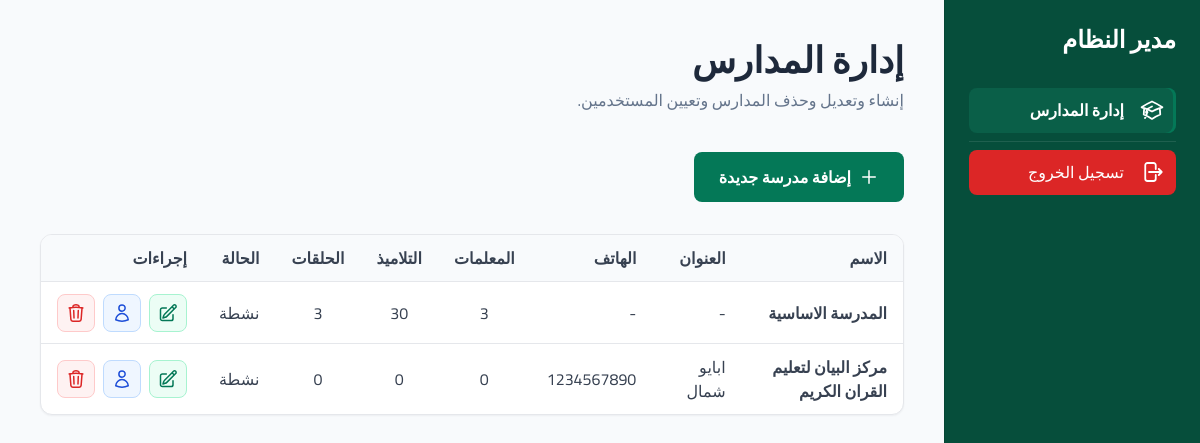
Screenshot of /schools/ (signed in) with the database file from the repository.
### schools/models.py (models this page shows, shortened)
class School(models.Model):
    name = models.CharField(max_length=100, unique=True, verbose_name='اسم المدرسة')
    address = models.CharField(max_length=200, blank=True, verbose_name='العنوان')
    tel = models.CharField(max_length=15, blank=True, verbose_name='رقم الهاتف')
    is_active = models.BooleanField(default=True, verbose_name='نشطة')
    created_at = models.DateTimeField(auto_now_add=True)
    class Meta:
        verbose_name = 'مدرسة'
        verbose_name_plural = 'المدارس'
        ordering = ['name']

### schools/views.py (the view)
# urls.py: path('', SchoolListView.as_view(), name='school_list'),
class SchoolListView(GlobalSchoolRequiredMixin, ListView):
    model = School
    template_name = 'schools/school_list.html'
    context_object_name = 'schools'
    ordering = ['name']
    def get_queryset(self):
        return super().get_queryset().annotate(
            teacher_count=Count('teacher', distinct=True),
            student_count=Count('student', distinct=True),
            halaqa_count=Count('halaqa', distinct=True),
        )

### schools/views.py (called while the page is built)
    def dispatch(self, request, *args, **kwargs):
        if not request.user.is_authenticated or not request.user.is_superuser:
            from django.contrib.auth.views import redirect_to_login
            return redirect_to_login(request.get_full_path())
        if request.school is not None:
            from django.http import Http404
            raise Http404()
        return super().dispatch(request, *args, **kwargs)

### templates/schools/school_list.html (shortened to what this page needs)
{% extends 'schools/g_base.html' %}
{% load static %}
{% block content %}
<main class="p-6 md:p-10">
    <header class="hidden md:block mb-10">
        <h1 class="text-3xl md:text-4xl font-black">إدارة المدارس</h1>
        <p class="text-slate-500 mt-2">إنشاء وتعديل وحذف المدارس وتعيين المستخدمين.</p>
    </header>
    <div class="flex flex-col md:flex-row md:justify-between md:items-center mb-8 gap-4">
        <a href="{% url 'schools:school_add' %}" class="btn btn-primary w-full md:w-auto px-6 py-3 text-center flex items-center justify-center gap-2">
            {% include 'partials/icons/plus.svg' with icon_class='h-5 w-5' only %}
            إضافة مدرسة جديدة
        </a>
    </div>
    <div class="table-wrap overflow-x-auto hidden md:block">
        <table class="table">
            <thead>
                <tr>
                    <th>الاسم</th>
                    <th>العنوان</th>
                    <th>الهاتف</th>
                    <th>المعلمات</th>
                    <th>التلاميذ</th>
                    <th>الحلقات</th>
                    <th>الحالة</th>
                    <th>إجراءات</th>
                </tr>
            </thead>
            <tbody class="divide-y divide-slate-200">
                {% for school in schools %}
                <tr>
                    <td class="p-4 font-semibold">{{ school.name }}</td>
                    <td class="p-4 text-slate-600">{{ school.address|default:"-" }}</td>
                    <td class="p-4 text-slate-600">{{ school.tel|default:"-" }}</td>
                    <td class="p-4 text-center">{{ school.teacher_count }}</td>
                    <td class="p-4 text-center">{{ school.student_count }}</td>
                    <td class="p-4 text-center">{{ school.halaqa_count }}</td>
                    <td class="p-4">
                        {% if school.is_active %}
                            <span class="badge-success">نشطة</span>
                        {% else %}
                            <span class="badge-danger">معطلة</span>
                        {% endif %}
                    </td>
                    <td class="p-4">
                        <div class="flex items-center gap-2">
                            <a href="{% url 'schools:school_edit' school.id %}" aria-label="تعديل" title="تعديل" class="p-2 rounded-lg bg-emerald-50 text-emerald-700 border border-emerald-200 hover:bg-emerald-100 transition">
                                {% include 'partials/icons/pencil-square.svg' with icon_class='h-5 w-5' only %}
                            </a>
                            <a href="{% url 'schools:school_users' school.id %}" aria-label="المستخدمين" title="المستخدمين" class="p-2 rounded-lg bg-blue-50 text-blue-700 border border-blue-200 hover:bg-blue-100 transition">
                                {% include 'partials/icons/user.svg' with icon_class='h-5 w-5' only %}
                            </a>
                            <a href="{% url 'schools:school_delete' school.id %}" aria-label="حذف" title="حذف" class="p-2 rounded-lg bg-red-50 text-red-600 border border-red-200 hover:bg-red-100 transition">
                                {% include 'partials/icons/trash.svg' with icon_class='h-5 w-5' only %}
                            </a>
                        </div>
                    </td>
                </tr>
                {% empty %}
                <tr>
                    <td colspan="8" class="p-0">
                        {% include 'partials/_empty_state.html' with title='لا توجد مدارس' subtitle='لم يتم إنشاء أي مدرسة حتى الآن.' icon='partials/icons/academic-cap.svg' %}
                    </td>
                </tr>
                {% endfor %}
            </tbody>
        </table>
    </div>
</main>
{% endblock %}

### templates/partials/icons/pencil-square.svg
<svg xmlns="http://www.w3.org/2000/svg" fill="none" viewBox="0 0 24 24" stroke-width="1.8" stroke="currentColor" aria-hidden="true" class="{{ icon_class|default:'h-6 w-6' }}">
  <path stroke-linecap="round" stroke-linejoin="round" d="M16.862 4.487l1.687-1.688a1.875 1.875 0 112.652 2.652L10.582 16.07a4.5 4.5 0 01-1.897 1.13L6 18l.8-2.685a4.5 4.5 0 011.13-1.897l8.932-8.931zm0 0L19.5 7.125M18 14v4.75A2.25 2.25 0 0115.75 21H5.25A2.25 2.25 0 013 18.75V8.25A2.25 2.25 0 015.25 6H10" />
</svg>

### templates/partials/icons/user.svg
<svg xmlns="http://www.w3.org/2000/svg" fill="none" viewBox="0 0 24 24" stroke-width="1.8" stroke="currentColor" aria-hidden="true" class="{{ icon_class|default:'h-6 w-6' }}">
  <path stroke-linecap="round" stroke-linejoin="round" d="M15.75 6a3.75 3.75 0 11-7.5 0 3.75 3.75 0 017.5 0zM4.501 20.118a7.5 7.5 0 0114.998 0A17.933 17.933 0 0112 21.75c-2.676 0-5.216-.584-7.499-1.632z" />
</svg>

### templates/partials/icons/trash.svg
<svg xmlns="http://www.w3.org/2000/svg" fill="none" viewBox="0 0 24 24" stroke-width="1.8" stroke="currentColor" aria-hidden="true" class="{{ icon_class|default:'h-6 w-6' }}">
  <path stroke-linecap="round" stroke-linejoin="round" d="M14.74 9l-.346 9m-4.788 0L9.26 9m9.968-3.21c.342.052.682.107 1.022.166m-1.022-.165L18.16 19.673a2.25 2.25 0 01-2.244 2.077H8.084a2.25 2.25 0 01-2.244-2.077L4.772 5.79m14.456 0a48.108 48.108 0 00-3.478-.397m-12 .562c.34-.059.68-.114 1.022-.165m0 0a48.11 48.11 0 013.478-.397m7.5 0v-.916c0-1.18-.91-2.164-2.09-2.201a51.964 51.964 0 00-3.32 0c-1.18.037-2.09 1.022-2.09 2.201v.916m7.5 0a48.667 48.667 0 00-7.5 0" />
</svg>

### static/css/style.css (style rules this page uses)
:root { --bg: #f8fafc; --surface: #ffffff; --surface-2: #f8fafc; --border: #e5e7eb; --text-1: #0f172a; --text-2: #374151; --text-3: #6b7280; --accent: #047857; --accent-hover: #064e3b; --accent-soft: #ecfdf5; --danger: #dc2626; --danger-hover: #b91c1c; --chrome: #064e3b; --chrome-hover: #0a5f48; --chrome-text: #a7c4b5; --chrome-heading: #ffffff; --chrome-divider: rgba(255, 255, 255, 0.08); }
body { background: var(--bg); color: var(--text-1); }
.btn { display: inline-block; font-weight: 700; line-height: 1.5; border-radius: 8px; padding: 0.55rem 1.4rem; border: 1px solid transparent; cursor: pointer; text-align: center; }
.btn-primary { background: var(--accent); color: #fff; }
.table-wrap { background: var(--surface); border: 1px solid var(--border); border-radius: 12px; box-shadow: 0 1px 2px rgba(15, 23, 42, 0.05); overflow: hidden; }
.table { width: 100%; text-align: right; border-collapse: collapse; }
.table th { background: var(--surface-2); color: var(--text-2); font-weight: 700; text-align: right; padding: 0.7rem 1rem; border-bottom: 1px solid var(--border); white-space: nowrap; }
.table td { padding: 0.7rem 1rem; border-bottom: 1px solid var(--border); color: var(--text-2); }
.table tbody tr:last-child td { border-bottom: none; }

### rows the page displays
School: name "المدرسة الاساسية", address "-", tel "-", teacher_count "3", student_count "30", halaqa_count "3", is_active "نشطة"
School: name "مركز البيان لتعليم القران الكريم", address "ابايو شمال", tel "1234567890", teacher_count "0", student_count "0", halaqa_count "0", is_active "نشطة"

### other values shown
{{ label }} "إدارة المدارس تسجيل الخروج"
